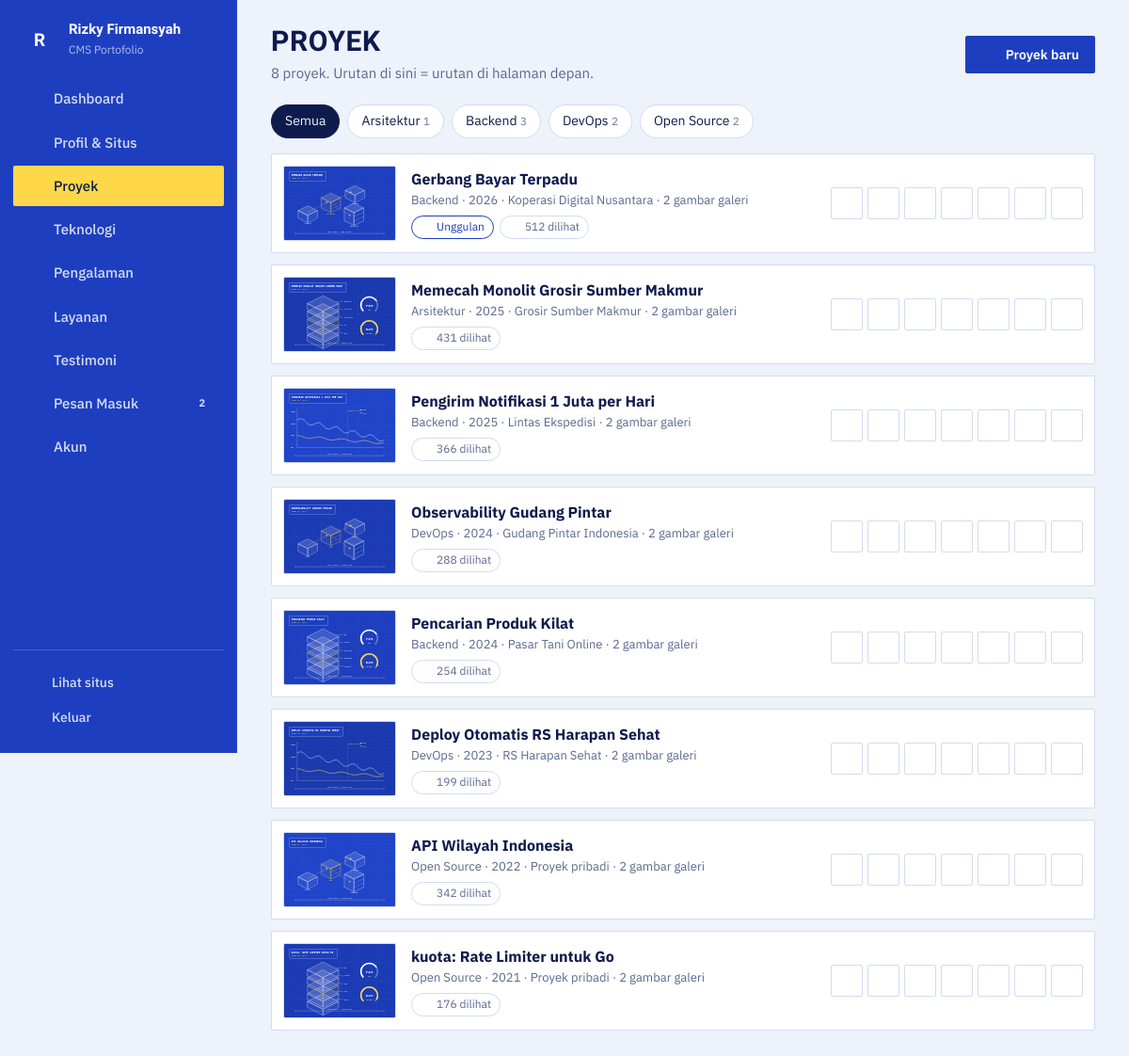
Page /index.php?page=kelola-proyek (signed in) on the committed database.
### tables this page shows
CREATE TABLE proyek (
  id INT AUTO_INCREMENT PRIMARY KEY,
  judul VARCHAR(150) NOT NULL,
  slug VARCHAR(90) NOT NULL UNIQUE,
  kategori VARCHAR(50) NOT NULL,
  ringkasan VARCHAR(255) NOT NULL DEFAULT '',
  isi TEXT NOT NULL,
  cover VARCHAR(255) NOT NULL DEFAULT '',
  klien VARCHAR(100) NOT NULL DEFAULT '',
  peran VARCHAR(100) NOT NULL DEFAULT '',
  tahun SMALLINT UNSIGNED NOT NULL,
  durasi VARCHAR(40) NOT NULL DEFAULT '',
  link_demo VARCHAR(255) NOT NULL DEFAULT '',
  link_repo VARCHAR(255) NOT NULL DEFAULT '',
  unggulan TINYINT(1) NOT NULL DEFAULT 0,
  tampil TINYINT(1) NOT NULL DEFAULT 1,
  urutan INT NOT NULL DEFAULT 0,
  dilihat INT UNSIGNED NOT NULL DEFAULT 0,
  created_at DATETIME NOT NULL DEFAULT CURRENT_TIMESTAMP,
  updated_at DATETIME NOT NULL DEFAULT CURRENT_TIMESTAMP ON UPDATE CURRENT_TIMESTAMP,
  INDEX (tampil, urutan)
);

### index.php (called while the page is built, shortened)
<?php
require __DIR__ . '/includes/bootstrap.php';
$admin = [
    'login'         => 'pages/admin/login.php',
    'logout'        => 'pages/admin/logout.php',
    'dashboard'     => 'pages/admin/dashboard.php',
    'profil'        => 'pages/admin/profil.php',
    'kelola-proyek' => 'pages/admin/proyek.php',
    'proyek-form'   => 'pages/admin/proyek-form.php',
    'teknologi'     => 'pages/admin/teknologi.php',
    'pengalaman'    => 'pages/admin/pengalaman.php',
    'layanan'       => 'pages/admin/layanan.php',
    'testimoni'     => 'pages/admin/testimoni.php',
    'pesan'         => 'pages/admin/pesan.php',
    'akun'          => 'pages/admin/akun.php',
];
$page = (string) ($_GET['page'] ?? 'beranda');
require __DIR__ . '/' . $admin[$page];

### pages/admin/proyek.php (the view, shortened to what this page needs)
<?php
$kat = (string) ($_GET['kat'] ?? '');
$kategori = q('SELECT kategori, COUNT(*) n FROM proyek GROUP BY kategori ORDER BY kategori')->fetchAll(PDO::FETCH_KEY_PAIR);
$list = q('SELECT p.*, (SELECT COUNT(*) FROM proyek_gambar g WHERE g.proyek_id = p.id) galeri FROM proyek p' . ($kat !== '' ? ' WHERE kategori = ?' : '') . ' ORDER BY urutan, id', $kat !== '' ? [$kat] : [])->fetchAll();
$title = 'Proyek';
$sub = count($list) . ' proyek. Urutan di sini = urutan di halaman depan.';
$actions = '<a class="btn btn-main" href="' . url('proyek-form') . '">' . icon('plus', 18) . ' Proyek baru</a>';
require ROOT . '/includes/admin_header.php';
?>
<div class="chips">
    <a href="<?= url('kelola-proyek') ?>" class="chip <?= $kat === '' ? 'on' : '' ?>">Semua</a>
    <?php foreach ($kategori as $k => $n): ?><a href="<?= url('kelola-proyek', ['kat' => $k]) ?>" class="chip <?= $kat === $k ? 'on' : '' ?>"><?= e($k) ?> <small><?= $n ?></small></a><?php endforeach; ?>
</div>
<div class="proj-list">
    <?php foreach ($list as $i => $p): ?>
        <article class="proj-row <?= $p['tampil'] ? '' : 'hidden-row' ?>">
            <img src="<?= e(gambar($p['cover'])) ?>" alt="" class="proj-thumb">
            <div class="grow">
                <b><?= e($p['judul']) ?></b>
                <small><?= e($p['kategori']) ?> · <?= $p['tahun'] ?> · <?= e($p['klien'] ?: 'Proyek pribadi') ?> · <?= $p['galeri'] ?> gambar galeri</small>
                <div class="tags">
                    <?php if ($p['unggulan']): ?><span class="pill pill-acc"><?= icon('star', 13) ?> Unggulan</span><?php endif; ?>
                    <span class="pill"><?= icon('eye', 13) ?> <?= $p['dilihat'] ?> dilihat</span>
                </div>
            </div>
            <div class="row-acts">
                <?php foreach ([['naik', 'arrow-up', 'Naikkan'], ['turun', 'arrow-down', 'Turunkan'], ['unggulan', 'star', 'Tandai unggulan'], ['tampil', $p['tampil'] ? 'eye' : 'eye-off', 'Tampil / sembunyikan']] as [$a, $ic, $t]): ?>
                    <form method="post"><?= csrf_field() ?><input type="hidden" name="id" value="<?= $p['id'] ?>"><button class="icon-btn" name="aksi" value="<?= $a ?>" title="<?= $t ?>"><?= icon($ic, 17) ?></button></form>
                <?php endforeach; ?>
                <a class="icon-btn" href="index.php?page=proyek&amp;slug=<?= e($p['slug']) ?>" target="_blank" title="Lihat"><?= icon('external-link', 17) ?></a>
                <a class="icon-btn" href="<?= url('proyek-form', ['id' => $p['id']]) ?>" title="Ubah"><?= icon('pencil', 17) ?></a>
                <form method="post" onsubmit="return confirm('Hapus proyek ini beserta semua gambarnya?')"><?= csrf_field() ?><input type="hidden" name="id" value="<?= $p['id'] ?>"><button class="icon-btn danger" name="aksi" value="hapus" title="Hapus"><?= icon('trash-2', 17) ?></button></form>
            </div>
        </article>
    <?php endforeach; ?>
</div>
<?php require ROOT . '/includes/admin_footer.php';

### includes/bootstrap.php (shortened to what this page needs)
<?php
function db(): PDO
{
    static $pdo = null;
    if ($pdo === null) {
        $c = require ROOT . '/config/database.php';
        $pdo = new PDO("mysql:host={$c['host']};port={$c['port']};dbname={$c['database']};charset=utf8mb4", $c['username'], $c['password'], [
            PDO::ATTR_ERRMODE => PDO::ERRMODE_EXCEPTION,
            PDO::ATTR_DEFAULT_FETCH_MODE => PDO::FETCH_ASSOC,
            PDO::ATTR_EMULATE_PREPARES => false,
        ]);
        $pdo->exec("SET time_zone = '+07:00'");
    }
    return $pdo;
}
function q(string $sql, array $params = []): PDOStatement
{
    $st = db()->prepare($sql);
    $st->execute($params);
    return $st;
}
function e($v): string { return htmlspecialchars((string) $v, ENT_QUOTES, 'UTF-8'); }
function url(string $page, array $p = []): string { return 'index.php?' . http_build_query(['page' => $page] + $p); }
function setting(?string $k = null, string $default = '')
{
    static $s = null;
    if ($s === null) $s = q('SELECT kunci, nilai FROM pengaturan')->fetchAll(PDO::FETCH_KEY_PAIR);
    return (string) ($s[$k] ?? $default);
}
function gambar(?string $f, string $cadangan = 'assets/img/kosong.svg'): string
{
    return str_starts_with($f, 'assets/img/') ? $f : UPLOAD_URL . $f;
}
function icon(string $name, int $size = 18, string $cls = 'ic'): string
{
    static $ic = null;
    $ic ??= require __DIR__ . '/icons.php';
    return '<svg class="' . $cls . '" width="' . $size . '" height="' . $size . '" viewBox="0 0 24 24" fill="none" stroke="currentColor" stroke-width="1.8" stroke-linecap="round" stroke-linejoin="round" aria-hidden="true">' . ($ic[$name] ?? '') . '</svg>';
}

### includes/admin_header.php (shortened to what this page needs)
<?php
$navPesan = (int) q('SELECT COUNT(*) FROM pesan WHERE dibaca = 0')->fetchColumn();
$navMenu = [
    ['dashboard', 'Dashboard', 'layout-dashboard', 0],
    ['profil', 'Profil & Situs', 'user', 0],
    ['kelola-proyek', 'Proyek', 'folder-kanban', 0],
    ['teknologi', 'Teknologi', 'cpu', 0],
    ['pengalaman', 'Pengalaman', 'briefcase', 0],
    ['layanan', 'Layanan', 'layers', 0],
    ['testimoni', 'Testimoni', 'quote', 0],
    ['pesan', 'Pesan Masuk', 'inbox', $navPesan],
    ['akun', 'Akun', 'key-round', 0],
];
$navCur = $navAktif ?? ($_GET['page'] ?? 'dashboard');
?>
<!DOCTYPE html>
<html lang="id">
<head>
    <title><?= e($title ?? 'Dashboard') ?> · CMS <?= e(setting('nama')) ?></title>
    <link rel="stylesheet" href="assets/css/admin.css">
</head>
<body class="adm">
<div class="adm-layout">
    <aside class="adm-side" id="side">
        <a class="adm-brand" href="<?= url('dashboard') ?>"><span class="mark"><?= e(mb_strtoupper(mb_substr(setting('nama', 'P'), 0, 1))) ?></span><span><b><?= e(setting('nama')) ?></b><small>CMS Portofolio</small></span></a>
        <nav>
            <?php foreach ($navMenu as [$k, $l, $ic, $n]): ?>
                <a href="<?= url($k) ?>" class="<?= $navCur === $k ? 'on' : '' ?>"><?= icon($ic, 19) ?><span><?= $l ?></span><?php if ($n): ?><em class="badge"><?= $n ?></em><?php endif; ?></a>
            <?php endforeach; ?>
        </nav>
        <div class="adm-side-foot">
            <a href="index.php" target="_blank"><?= icon('external-link', 17) ?> Lihat situs</a>
            <a href="<?= url('logout') ?>"><?= icon('log-out', 17) ?> Keluar</a>
        </div>
    </aside>
    <main class="adm-main">
        <header class="adm-top">
            <div class="adm-title"><h1><?= e($title ?? 'Dashboard') ?></h1><?php if (!empty($sub)): ?><p><?= $sub ?></p><?php endif; ?></div>
            <div class="adm-acts"><?= $actions ?? '' ?></div>
        </header>
        <div class="adm-body">

### includes/admin_footer.php (shortened to what this page needs)
        </div>
    </main>
</div>
</body>
</html>

### rows in the picture
proyek: tampil "1", cover (picture), judul "Pengirim Notifikasi 1 Juta per Hari", kategori "Backend", tahun "2025", klien "Lintas Ekspedisi", galeri "2", $size 13 (drawn), dilihat "366", $size 17 (drawn)
proyek: cover (picture), judul "Gerbang Bayar Terpadu", kategori "Backend", tahun "2026", klien "Koperasi Digital Nusantara", galeri "2", $size 13 (drawn), dilihat "512", $size 17 (drawn)
proyek: cover (picture), judul "Memecah Monolit Grosir Sumber Makmur", kategori "Arsitektur", tahun "2025", klien "Grosir Sumber Makmur", galeri "2", $size 13 (drawn), dilihat "431", $size 17 (drawn)
proyek: cover (picture), judul "Observability Gudang Pintar", kategori "DevOps", tahun "2024", klien "Gudang Pintar Indonesia", galeri "2", $size 13 (drawn), dilihat "288", $size 17 (drawn)
proyek: cover (picture), judul "Pencarian Produk Kilat", kategori "Backend", tahun "2024", klien "Pasar Tani Online", galeri "2", $size 13 (drawn), dilihat "254", $size 17 (drawn)
proyek: cover (picture), judul "Deploy Otomatis RS Harapan Sehat", kategori "DevOps", tahun "2023", klien "RS Harapan Sehat", galeri "2", $size 13 (drawn), dilihat "199", $size 17 (drawn)
proyek: cover (picture), judul "API Wilayah Indonesia", kategori "Open Source", tahun "2022", klien "Proyek pribadi", galeri "2", $size 13 (drawn), dilihat "342", $size 17 (drawn)
proyek: cover (picture), judul "kuota: Rate Limiter untuk Go", kategori "Open Source", tahun "2021", klien "Proyek pribadi", galeri "2", $size 13 (drawn), dilihat "176", $size 17 (drawn)

### other values in the picture
mb_strtoupper(mb_substr(setting('nama', 'P'), 0, 1)) "R"
setting('nama') "Rizky Firmansyah"
$l "Dashboard"
$l "Profil & Situs"
$l "Proyek"
$l "Teknologi"
$l "Pengalaman"
$l "Layanan"
$l "Testimoni"
$l "Pesan Masuk"
$n "2"
$l "Akun"
$title "PROYEK"
$sub "8 proyek. Urutan di sini = urutan di halaman depan."
$k "Arsitektur"
